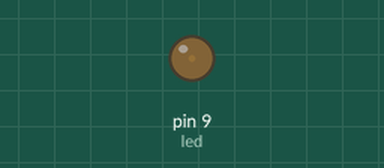
Simulated run of this sketch. Board: Arduino Uno, built with avr-gcc and run on an emulated ATmega328P. Shown: output pins drawn as LEDs (lit = HIGH).

Above: at 0.05 s.
At 0.65 s:
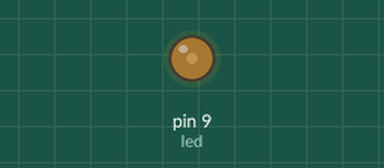
At 1.3 s:
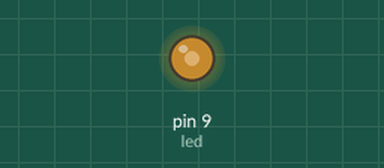
At 2.55 s:
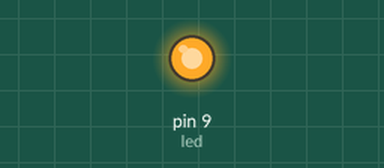
Timing chart, 0 to 5.9 s (numbered marks = the images above):
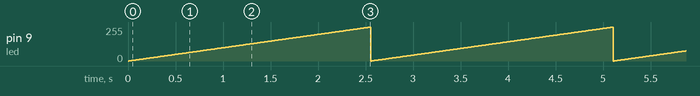

The sketch:

led_brillo.ino
```cpp
int led = 9;
int period = 10;

void setup() {
  pinMode(led , OUTPUT);
}

void loop() {
  for (int i = 0; i < 255; i++) {
    analogWrite(led, i);
    delay(period);
  }
}
```

Measured:
- by itself, pin 9 (led): ramps from 0/255 to 254/255 and jumps back, once every 2.6 s
